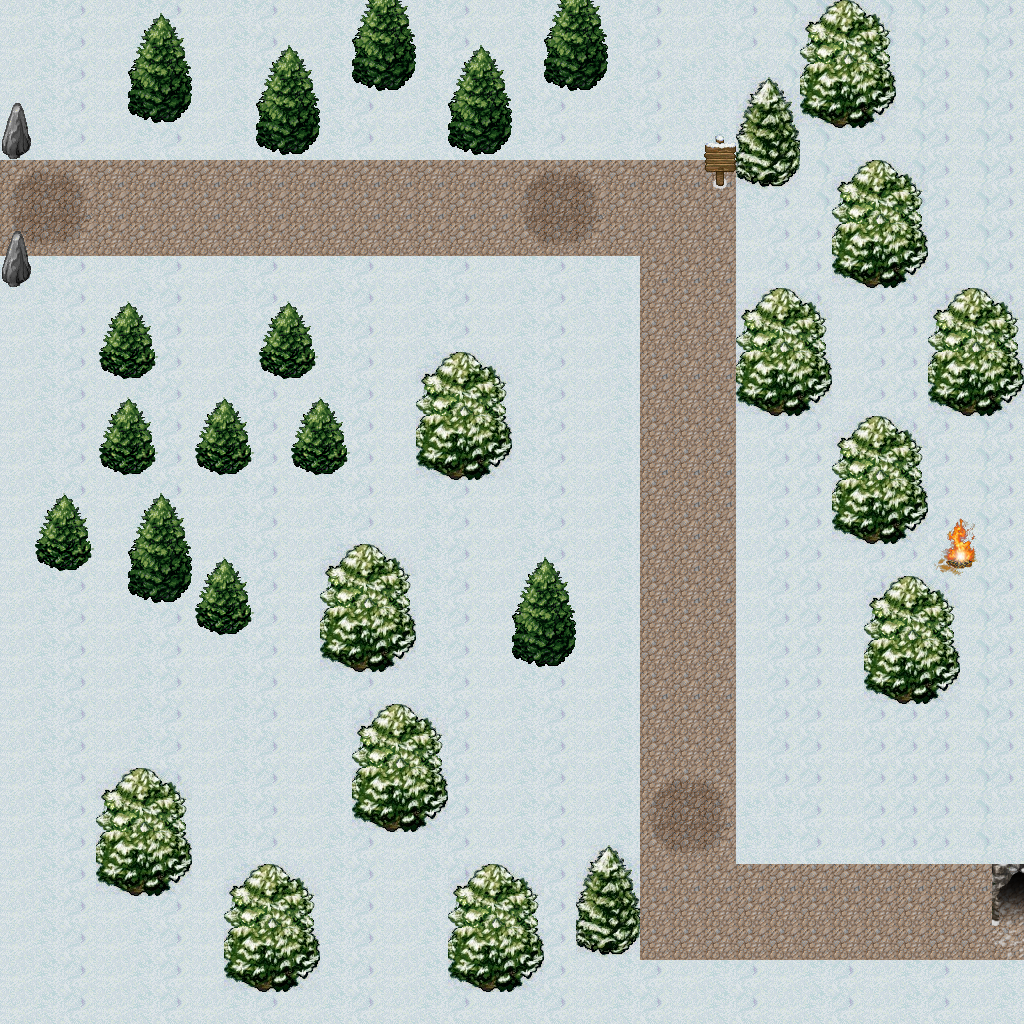

A level layout from a 2D game, rendered from its tile map. Below: a short description, then the map file with tile-grid data replaced by summaries:
An orthogonal 32x32 tile map with 32x32 px tiles, 2 tile layers (Background, Foreground), 2 tilesets and 4 objects (mainplayer).

<map version="1.2" tiledversion="1.2.2" orientation="orthogonal" renderorder="right-down" width="32" height="32" tilewidth="32" tileheight="32" infinite="0" nextlayerid="23" nextobjectid="10">
 <tileset firstgid="1" name="Zelda" tilewidth="32" tileheight="32" tilecount="256" columns="16">
  <image source="../img/mountain_landscape.png" width="512" height="512" />
 </tileset>
 <tileset firstgid="257" name="Mountain_Snow" tilewidth="32" tileheight="32" tilecount="256" columns="16">
  <image source="../img/snowWIP.png" width="512" height="512" />
 </tileset>
 <layer id="2" name="Background" width="32" height="32">
  <data>[1024 cells, 1024 non-empty, 16 distinct tile ids]</data>
 </layer>
 <objectgroup id="22" name="collision">
  <object id="7" x="0" y="-0.666667">
   <polygon points="0,0 0,159.333 1022.67,162 1022.67,2" />
  </object>
  <object id="8" x="-1.33333" y="258.667">
   <polygon points="0,0 638.667,-2.66667 641.333,761.333 0,760" />
  </object>
  <object id="9" x="738" y="160">
   <polygon points="0,0 285.333,0 286.667,702.667 -0.666667,702.667" />
  </object>
 </objectgroup>
 <objectgroup id="3" name="entities">
  <object id="2" name="mainplayer" x="651" y="106" width="47" height="49">
   <properties>
    <property name="framewidth" type="int" value="64" />
    <property name="image" type="file" value="../../img/sprite/Small_tower.png" />
   </properties>
  </object>
 </objectgroup>
 <layer id="1" name="Foreground" width="32" height="32">
  <data>[1024 cells, 269 non-empty, 47 distinct tile ids]</data>
 </layer>
</map>
